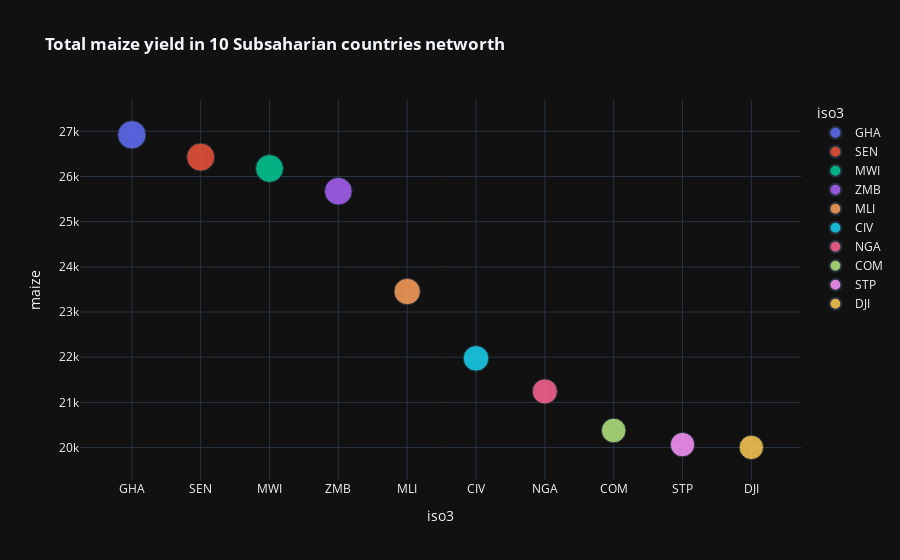

Notebook code for this chart:
### Markdown cell above
> The plot clearly states that Ghana has the highest mean of maize yiled than any subsaharan country.Somali reprente small maize yield which is explain by secheresse.

### Code cell
#Create a plot to show the total of maize yield by subsabaran countries
country_maize_yield = df.groupby('iso3').sum()[['maize']].sort_values('maize', ascending = False).reset_index().head(10)
fig=px.scatter(country_maize_yield,
               x ='iso3', y = 'maize',
               template = 'plotly_dark', color = 'iso3', 
               size = 'maize' , opacity = 0.85,
               title="<b>Total maize yield in 10 Subsaharian countries networth ")
fig.show()

### Figure 1 — Plotly figure (JSON) as saved in the notebook; plotly's stock layout.template omitted (floating-point values rounded to 4 significant figures)
{"data": [{"hovertemplate": "iso3=%{x}<br>maize=%{marker.size}<extra></extra>", "legendgroup": "GHA", "marker": {"color": "#636efa", "opacity": 0.85, "size": [26923], "sizemode": "area", "sizeref": 67.31, "symbol": "circle"}, "mode": "markers", "name": "GHA", "orientation": "v", "showlegend": true, "type": "scatter", "x": ["GHA"], "xaxis": "x", "y": [26923], "yaxis": "y"}, {"hovertemplate": "iso3=%{x}<br>maize=%{marker.size}<extra></extra>", "legendgroup": "SEN", "marker": {"color": "#EF553B", "opacity": 0.85, "size": [26429], "sizemode": "area", "sizeref": 67.31, "symbol": "circle"}, "mode": "markers", "name": "SEN", "orientation": "v", "showlegend": true, "type": "scatter", "x": ["SEN"], "xaxis": "x", "y": [26429], "yaxis": "y"}, {"hovertemplate": "iso3=%{x}<br>maize=%{marker.size}<extra></extra>", "legendgroup": "MWI", "marker": {"color": "#00cc96", "opacity": 0.85, "size": [26177], "sizemode": "area", "sizeref": 67.31, "symbol": "circle"}, "mode": "markers", "name": "MWI", "orientation": "v", "showlegend": true, "type": "scatter", "x": ["MWI"], "xaxis": "x", "y": [26177], "yaxis": "y"}, {"hovertemplate": "iso3=%{x}<br>maize=%{marker.size}<extra></extra>", "legendgroup": "ZMB", "marker": {"color": "#ab63fa", "opacity": 0.85, "size": [25674], "sizemode": "area", "sizeref": 67.31, "symbol": "circle"}, "mode": "markers", "name": "ZMB", "orientation": "v", "showlegend": true, "type": "scatter", "x": ["ZMB"], "xaxis": "x", "y": [25674], "yaxis": "y"}, {"hovertemplate": "iso3=%{x}<br>maize=%{marker.size}<extra></extra>", "legendgroup": "MLI", "marker": {"color": "#FFA15A", "opacity": 0.85, "size": [23454], "sizemode": "area", "sizeref": 67.31, "symbol": "circle"}, "mode": "markers", "name": "MLI", "orientation": "v", "showlegend": true, "type": "scatter", "x": ["MLI"], "xaxis": "x", "y": [23454], "yaxis": "y"}, {"hovertemplate": "iso3=%{x}<br>maize=%{marker.size}<extra></extra>", "legendgroup": "CIV", "marker": {"color": "#19d3f3", "opacity": 0.85, "size": [21974], "sizemode": "area", "sizeref": 67.31, "symbol": "circle"}, "mode": "markers", "name": "CIV", "orientation": "v", "showlegend": true, "type": "scatter", "x": ["CIV"], "xaxis": "x", "y": [21974], "yaxis": "y"}, {"hovertemplate": "iso3=%{x}<br>maize=%{marker.size}<extra></extra>", "legendgroup": "NGA", "marker": {"color": "#FF6692", "opacity": 0.85, "size": [21242], "sizemode": "area", "sizeref": 67.31, "symbol": "circle"}, "mode": "markers", "name": "NGA", "orientation": "v", "showlegend": true, "type": "scatter", "x": ["NGA"], "xaxis": "x", "y": [21242], "yaxis": "y"}, {"hovertemplate": "iso3=%{x}<br>maize=%{marker.size}<extra></extra>", "legendgroup": "COM", "marker": {"color": "#B6E880", "opacity": 0.85, "size": [20378], "sizemode": "area", "sizeref": 67.31, "symbol": "circle"}, "mode": "markers", "name": "COM", "orientation": "v", "showlegend": true, "type": "scatter", "x": ["COM"], "xaxis": "x", "y": [20378], "yaxis": "y"}, {"hovertemplate": "iso3=%{x}<br>maize=%{marker.size}<extra></extra>", "legendgroup": "STP", "marker": {"color": "#FF97FF", "opacity": 0.85, "size": [20065], "sizemode": "area", "sizeref": 67.31, "symbol": "circle"}, "mode": "markers", "name": "STP", "orientation": "v", "showlegend": true, "type": "scatter", "x": ["STP"], "xaxis": "x", "y": [20065], "yaxis": "y"}, {"hovertemplate": "iso3=%{x}<br>maize=%{marker.size}<extra></extra>", "legendgroup": "DJI", "marker": {"color": "#FECB52", "opacity": 0.85, "size": [20004], "sizemode": "area", "sizeref": 67.31, "symbol": "circle"}, "mode": "markers", "name": "DJI", "orientation": "v", "showlegend": true, "type": "scatter", "x": ["DJI"], "xaxis": "x", "y": [20004], "yaxis": "y"}], "layout": {"legend": {"itemsizing": "constant", "title": {"text": "iso3"}, "tracegroupgap": 0}, "title": {"text": "<b>Total maize yield in 10 Subsaharian countries networth "}, "xaxis": {"anchor": "y", "categoryarray": ["GHA", "SEN", "MWI", "ZMB", "MLI", "CIV", "NGA", "COM", "STP", "DJI"], "categoryorder": "array", "domain": [0, 1], "title": {"text": "iso3"}}, "yaxis": {"anchor": "x", "domain": [0, 1], "title": {"text": "maize"}}}}
